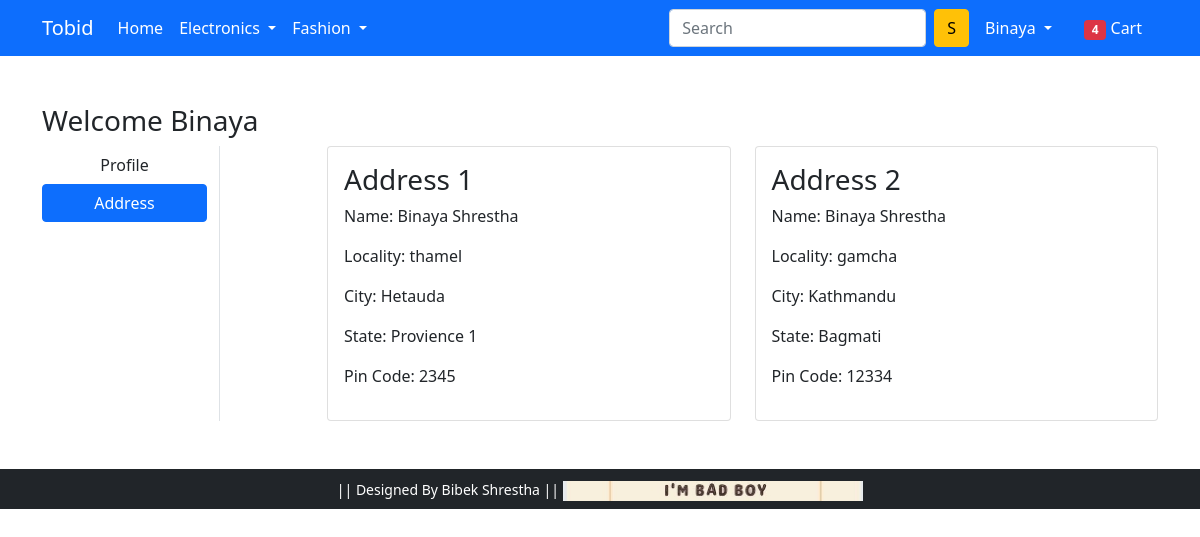
Page /address/ (signed in) on the committed database.
### app/models.py (models this page shows)
class Customer(models.Model):
 user = models.ForeignKey(User,on_delete=models.CASCADE)
 name = models.CharField(max_length=200)
 locality = models.CharField(max_length=200)
 city = models.CharField(max_length=50)
 zipcode = models.IntegerField()
 state = models.CharField( choices=STATE_CHOICES, max_length=50)

### app/views.py (the view)
# urls.py: path('address/', views.address, name='address'),
def address(request):
    add = Customer.objects.filter(user=request.user)
    return render(request, 'app/address.html', {'add':add, 'active':'btn-primary'})

### app/templates/app/address.html (shortened to what this page needs)
{% extends 'app/base.html' %}
{% load static %}
{% block main-content %}
<div class="container my-5">
 <div class="row">
 <h3>Welcome <span class="text-capitalize">{{request.user}}</h3>
  <div class="col-sm-2 border-end">
   <ul class="list-unstyled">
    <li class="d-grid"><a href="{% url 'profile' %}" class="btn">Profile</a></li>
    <li class="d-grid"><a href="{% url 'address' %}" class="btn {{active}}">Address</a></li>
   </ul>
  </div>
  <div class="col-sm-9 offset-sm-1">
   <div class="row">
   {% for ad in add %}
    <div class="col-sm-6">
     <div class="card">
      <div class="card-body">
       <h3>Address {{forloop.counter}}</h3>
       <p>Name: {{ad.name}}</p>
       <p>Locality: {{ad.locality}}</p>
       <p>City: {{ad.city}}</p>
       <p>State: {{ad.state}}</p>
       <p>Pin Code: {{ad.zipcode}}</p>
      </div>
     </div>
    </div>
    {% endfor %}
   </div>
  </div>
 </div>
</div>
{% endblock main-content %}

### app/templates/app/base.html (shortened to what this page needs)
<!doctype html>
{% load static %}
<html lang="en">
  <head>
    <link href="https://cdn.jsdelivr.net/npm/bootstrap@5.0.0-beta1/dist/css/bootstrap.min.css" rel="stylesheet">
    <link rel="stylesheet" href="{% static 'app/css/owl.carousel.min.css' %}">
    <link rel="stylesheet" href="{% static 'app/css/all.min.css' %}">
    <link rel="stylesheet" href="{% static 'app/css/style.css' %}">
  </head>
  <body>
    <nav class="navbar navbar-expand-lg navbar-dark bg-primary">
     <div class="container">
       <a class="navbar-brand" href="/">Tobid</a>
       <div class="collapse navbar-collapse" id="navbarSupportedContent">
         <ul class="navbar-nav me-auto mb-2 mb-lg-0">
           <li class="nav-item">
             <a class="nav-link active" aria-current="page" href="/">Home</a>
           </li>
           <li class="nav-item dropdown">
             <a class="nav-link dropdown-toggle text-white" href="#" id="electronicsDropdown" role="button" data-bs-toggle="dropdown" aria-expanded="false">
               Electronics
             </a>
           </li>
           <li class="nav-item dropdown">
             <a class="nav-link dropdown-toggle text-white" href="#" id="fashionDropdown" role="button" data-bs-toggle="dropdown" aria-expanded="false">
               Fashion
             </a>
           </li>
         </ul>
         <form class="d-flex">
           <input class="form-control me-2" type="search" placeholder="Search" aria-label="Search">
           <button class="btn btn-warning" type="submit">S</button>
         </form>
         <div>
          <ul class="navbar-nav me-auto mb-2 mb-lg-0">
           {% if request.user.is_authenticated %}
           <li class="nav-item dropdown mx-2">
              <a class="nav-link dropdown-toggle text-white" href="#" id="profileDropdown" role="button" data-bs-toggle="dropdown" aria-expanded="false">
                {{request.user.username|capfirst}}
              </a>
            </li>
            <li class="nav-item mx-2">
             <a href="{% url 'showcart' %}" class="nav-link text-white"><span class="badge bg-danger">4</span> Cart </a>
            </li>
            {% endif %}
          </ul>
         </div>
       </div>
     </div>
    </nav>
    {% block main-content %} {% endblock main-content %}
    <footer class="container-fluid bg-dark text-center p-2 mt-5">
        <small class="text-white">|| Designed By Bibek Shrestha ||</small>
        <img src="{% static 'app/images/payment.jpg' %}" alt="" srcset="" class="img-fluid" height="2px">
    </footer>
  </body>
</html>

### rows in the picture
Customer: name "Binaya Shrestha", locality "thamel", city "Hetauda", state "Provience 1", zipcode "2345"
Customer: name "Binaya Shrestha", locality "gamcha", city "Kathmandu", state "Bagmati", zipcode "12334"

### other values in the picture
{{ request.user.username|capfirst }} "Binaya"
{{ request.user }} "Binaya"
